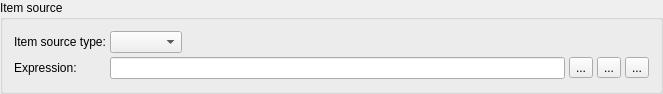
<?xml version="1.0" encoding="UTF-8"?>
<ui version="4.0">
 <class>NCRDItemSourcePanel</class>
 <widget class="QGroupBox" name="NCRDItemSourcePanel">
  <property name="geometry">
   <rect>
    <x>0</x>
    <y>0</y>
    <width>663</width>
    <height>94</height>
   </rect>
  </property>
  <property name="title">
   <string>Item source</string>
  </property>
  <layout class="QGridLayout" name="gridLayout">
   <property name="spacing">
    <number>4</number>
   </property>
   <item row="0" column="2">
    <spacer name="spcr">
     <property name="orientation">
      <enum>Qt::Horizontal</enum>
     </property>
     <property name="sizeHint" stdset="0">
      <size>
       <width>127</width>
       <height>20</height>
      </size>
     </property>
    </spacer>
   </item>
   <item row="1" column="1" colspan="2">
    <widget class="QLineEdit" name="resource"/>
   </item>
   <item row="0" column="0">
    <widget class="QLabel" name="label">
     <property name="text">
      <string>Item source type:</string>
     </property>
    </widget>
   </item>
   <item row="1" column="0">
    <widget class="QLabel" name="labelResource">
     <property name="text">
      <string>Expression:</string>
     </property>
    </widget>
   </item>
   <item row="0" column="1">
    <widget class="NCRDItemSourceTypeCombo" name="comboSourceType"/>
   </item>
   <item row="1" column="5">
    <widget class="QToolButton" name="btnExpBuild">
     <property name="text">
      <string>...</string>
     </property>
    </widget>
   </item>
   <item row="1" column="4">
    <widget class="QToolButton" name="btnPreview">
     <property name="text">
      <string>...</string>
     </property>
     <property name="icon">
      <iconset resource="designer.qrc">
       <normaloff>:/designer/images/preview.png</normaloff>:/designer/images/preview.png</iconset>
     </property>
    </widget>
   </item>
   <item row="1" column="3">
    <widget class="QToolButton" name="btnSelectFile">
     <property name="text">
      <string>...</string>
     </property>
     <property name="icon">
      <iconset resource="designer.qrc">
       <normaloff>:/designer/images/fileopen.png</normaloff>:/designer/images/fileopen.png</iconset>
     </property>
    </widget>
   </item>
  </layout>
 </widget>
 <customwidgets>
  <customwidget>
   <class>NCRDItemSourceTypeCombo</class>
   <extends>QComboBox</extends>
   <header>ncrditemsourcetypecombo.h</header>
  </customwidget>
 </customwidgets>
 <tabstops>
  <tabstop>comboSourceType</tabstop>
 </tabstops>
 <resources>
  <include location="designer.qrc"/>
 </resources>
 <connections/>
</ui>
